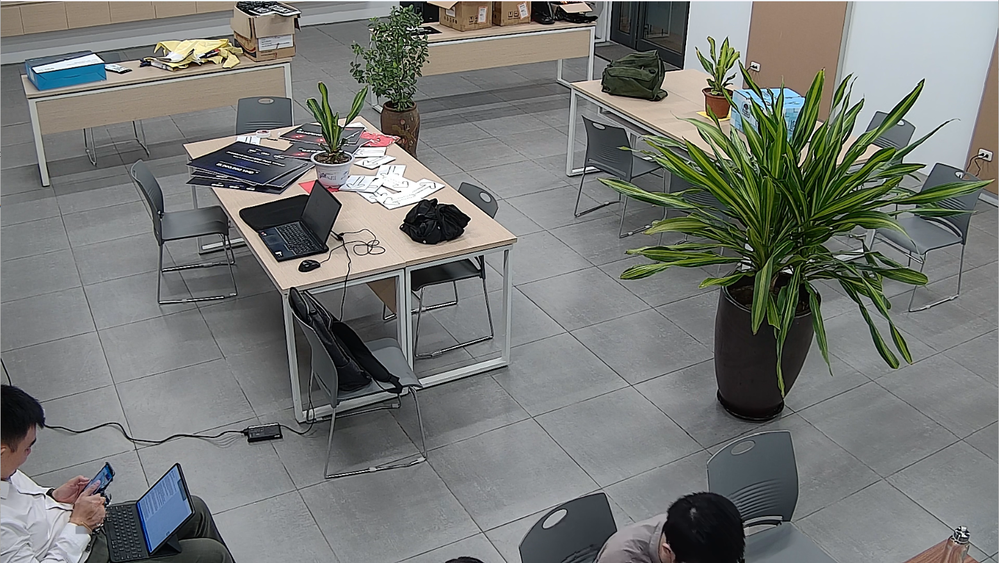
#> input picture test_img/c.png, 999 x 563 px, shrunk from 1561 x 879 before the run, found by its file name
$ python test_super_glue.py
#> lines starting #> are read from the running program, lines starting #| are printed output that depends on the picture
import cv2
import numpy as np
import matplotlib.pyplot as plt
import imageio

src_img = imageio.imread(r'C:\Data\Juntion_Hackathon(7000k)\Repo\junctionxhanoi2023\test_img\c.png')
#> src_img is the input picture: shape (563, 999, 4); mean R, G, B, A 117.7, 119.8, 116.7, 255
tar_img = imageio.imread(r'C:\Data\Juntion_Hackathon(7000k)\Repo\junctionxhanoi2023\test_img\d.png')
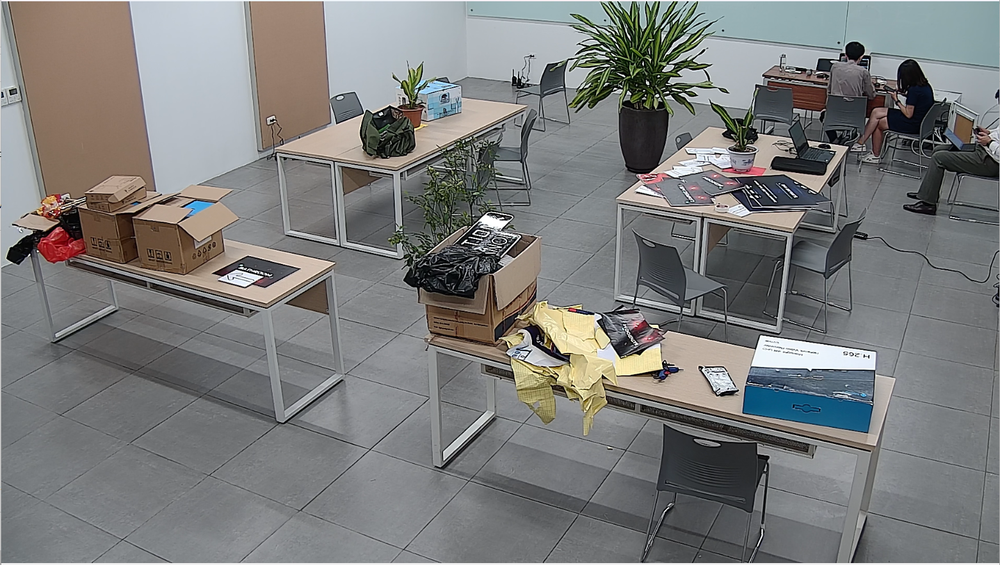
#> input picture test_img/d.png, 1000 x 565 px, shrunk from 1562 x 882 before the run, found by its file name
#> tar_img is the input picture: shape (565, 1000, 4); mean R, G, B, A 123.6, 124.2, 123.5, 255
src_gray = cv2.cvtColor(src_img, cv2.COLOR_RGB2GRAY)
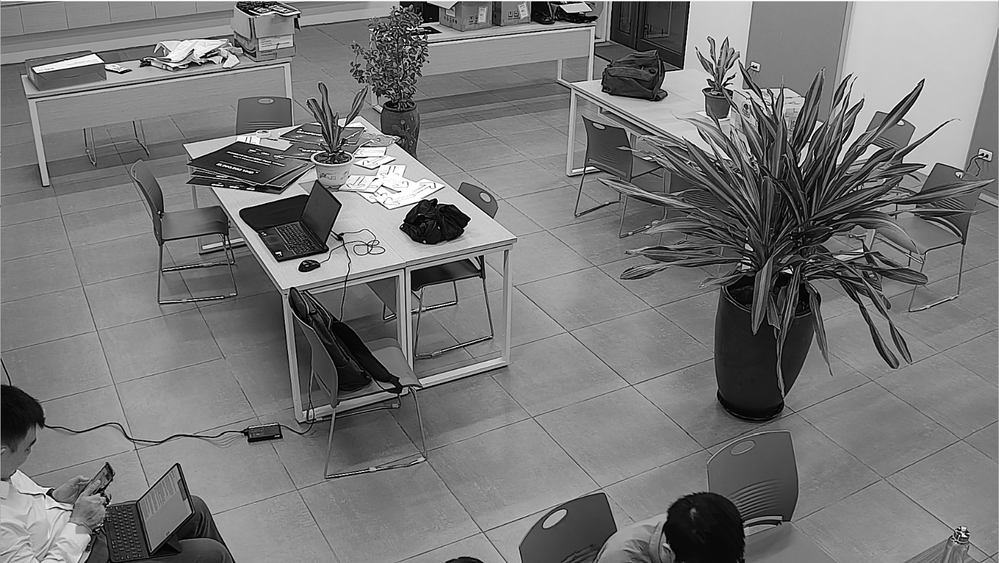
#> src_gray: shape (563, 999); min 0, max 255, mean 118.9
tar_gray = cv2.cvtColor(tar_img, cv2.COLOR_RGB2GRAY)
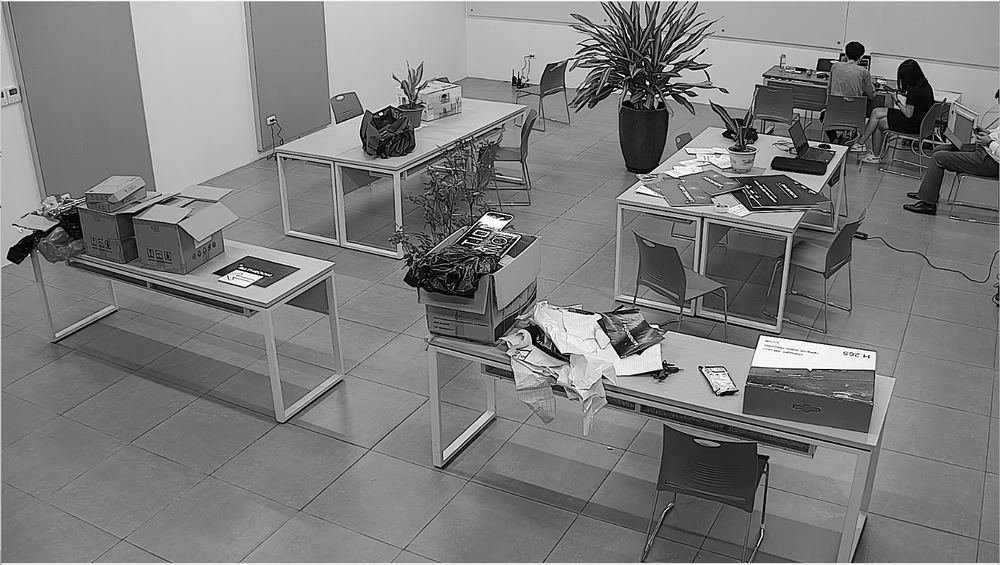
#> tar_gray: shape (565, 1000); min 0, max 255, mean 124
# plot_imgs([src_img, tar_img], size=8)

SIFT_detector = cv2.xfeatures2d.SIFT_create()
kp1, des1 = SIFT_detector.detectAndCompute(src_gray, None)
#> kp1 = 1239 keypoints; strongest (x, y, size): (987, 156, 2.1), (227, 242, 1.9), (734, 76, 1.9), (728, 79, 1.9)
kp2, des2 = SIFT_detector.detectAndCompute(tar_gray, None)
#> kp2 = 1115 keypoints; strongest (x, y, size): (657, 95, 2), (465, 241, 2.1), (703, 50, 1.8), (792, 193, 1.9)

print("KP: ", len(kp1))
#| KP:  1239
print("Des: ", des1.shape)
#| Des:  (1239, 128)
